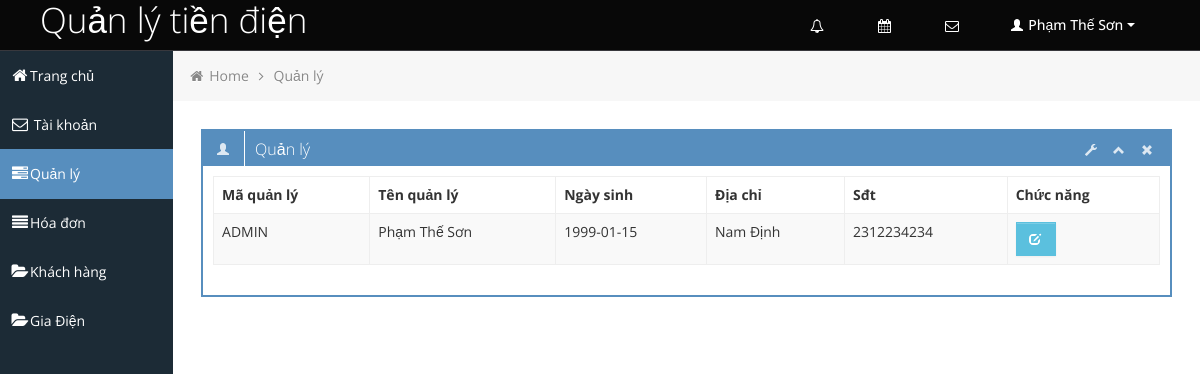
The page /Giaodien/QuanLy/quanly.php (signed in) on the database its author committed.
### tables this page shows
CREATE TABLE `quanly` (
  `MaQL` varchar(20) NOT NULL COMMENT 'Mã quản lý',
  `TenQL` varchar(50) NOT NULL COMMENT 'Tên quản lý',
  `NgaySinh` date NOT NULL COMMENT 'Ngày sinh',
  `DiaChi` varchar(50) NOT NULL COMMENT 'Địa chỉ',
  `SDT` varchar(20) NOT NULL COMMENT 'Số điện thoại'
);

### Giaodien/QuanLy/quanly.php (the view, shortened to what this page needs)
<!DOCTYPE html>
<html lang="en">
<head>
	<link id="bootstrap-style" href="css/bootstrap.min.css" rel="stylesheet">
	<link href="css/bootstrap-responsive.min.css" rel="stylesheet">
	<link id="base-style" href="css/style.css" rel="stylesheet">
	<link id="base-style-responsive" href="css/style-responsive.css" rel="stylesheet">
</head>
<body>
	<div class="navbar">
		<div class="navbar-inner">
			<div class="container-fluid">
				<a class="brand" href="index.html"><span>Quản lý tiền điện</span></a>
				<div class="nav-no-collapse header-nav">
					<ul class="nav pull-right">
						<li class="dropdown hidden-phone">
							<a class="btn dropdown-toggle" data-toggle="dropdown" href="#">
								<i class="icon-bell"></i>
							</a>
						</li>
						<li class="dropdown hidden-phone">
							<a class="btn dropdown-toggle" data-toggle="dropdown" href="#">
								<i class="icon-calendar"></i>
							</a>
						</li>
						<li class="dropdown hidden-phone">
						<a class="btn dropdown-toggle"  onclick="sendmail()"><i class="icon-envelope"></i></a>
						</li>
						<li class="dropdown">
							<a class="btn dropdown-toggle" data-toggle="dropdown" href="#">
								<i class="halflings-icon white user"></i> <?php echo $_SESSION['name']; ?>
								<span class="caret"></span>
							</a>
						</li>
					</ul>
				</div>
			</div>
		</div>
	</div>
		<div class="container-fluid-full">
		<div class="row-fluid">
			<div id="sidebar-left" class="span2">
				<div class="nav-collapse sidebar-nav">
				<ul class="nav nav-tabs nav-stacked main-menu">
						<li><a href="index.php"><i class="icon-home"></i><span class="hidden-tablet">Trang chủ</span></a></li>
						<li><a href="taikhoan.php"><i class="icon-envelope"></i><span class="hidden-tablet"> Tài khoản </span></a></li>
						<li><a href="quanly.php"><i class="icon-tasks"></i><span class="hidden-tablet">Quản lý</span></a></li>
						<li><a href="hoadon.php"><i class="icon-align-justify"></i><span class="hidden-tablet">Hóa đơn</span></a></li>
						<li><a href="khachhang.php"><i class="icon-folder-open"></i><span class="hidden-tablet">Khách hàng</span></a></li>
						<li><a href="trangthaisodien.php"><i class="icon-folder-open"></i><span class="hidden-tablet">Gia Điện</span></a></li>
					</ul>
				</div>
			</div>
			<div id="content" class="span10">
			<ul class="breadcrumb">
				<li>
					<i class="icon-home"></i>
					<a href="index.php">Home</a>
					<i class="icon-angle-right"></i>
				</li>
				<li><a href="quanly.php">Quản lý</a></li>
			</ul>
				<div class="row-fluid sortable">
					<div class="box span12">
						<div class="box-header" data-original-title>
							<h2><i class="halflings-icon white user"></i><span class="break"></span>Quản lý</h2>
							<div class="box-icon">
								<a href="#" class="btn-setting"><i class="halflings-icon white wrench"></i></a>
								<a href="#" class="btn-minimize"><i class="halflings-icon white chevron-up"></i></a>
								<a href="#" class="btn-close"><i class="halflings-icon white remove"></i></a>
							</div>
						</div>
						<div class="box-content">
							<table class="table table-striped table-bordered">
							  <thead>
								  <tr>
									  <th>Mã quản lý</th>
									  <th>Tên quản lý</th>
									  <th>Ngày sinh</th>
									  <th>Địa chỉ</th>
                                      <th>Sđt</th>
                                      <th>Chức năng</th>
								  </tr>
							  </thead>
							  <tbody>
							  <?php
									include '../../connect.php';
									$sql = "SELECT * FROM quanly";
									$result = mysqli_query($connect,$sql);
									if(mysqli_num_rows($result)>0)
									{
										while($row =mysqli_fetch_assoc($result))
										{
								?>
								<tr>
									<td><?php echo $row['MaQL']?></td>
									<td class="center"><?php echo $row['TenQL']?></td>
									<td class="center"><?php echo $row['NgaySinh']?></td>
									<td class="center"><?php echo $row['DiaChi']?></td>
                                    <td class="center"><?php echo $row['SDT']?></td>
									<td class="center">
										<a class="btn btn-info" href="Suaquanly.php?id='<?php echo $row['MaQL']?>'">
											<i class="halflings-icon white edit"></i>
										</a>
                                    </td>
								</tr>
								<?php
										}
									}
									else
									{
										echo('No value!');
									}
								?>
                              </tbody>
                          </table>
						</div>
					</div>
				</div>
	</div>
		</div>
		</div>
</body>
</html>

### Giaodien/QuanLy/css/style-responsive.css (style rules this page uses)
@media (min-width: 1200px) { .container-fluid-full { overflow: hidden; position: relative; height: 100%; } }
@media (min-width: 1200px) { #content { width: 85.578%; padding: 28px; margin: 0px 0px; margin-left: 14.422% !important; } }
@media (min-width: 1200px) { #sidebar-left { background: #1C2B36; margin-left: 0px !important; position: absolute; height: 100%; } }
@media (min-width: 1200px) { .sidebar-nav > ul { margin: 0px; } }

### Giaodien/QuanLy/css/halflings.css (style rules this page uses)
html, html .halflings { -webkit-font-smoothing: antialiased !important; }
.halflings-icon { display: inline-block; width: 14px; height: 14px; line-height: 14px; vertical-align: text-top; background-image: url(../img/glyphicons_halflings.svg); background-position: 0 0; background-repeat: no-repeat; vertical-align: top; *display: inline; *zoom: 1; *margin-right: .3em; }
.halflings-icon.white { background-image: url(../img/glyphicons_halflings-white.svg); }
.halflings-icon.user { background-position: -168px 0; }
.halflings-icon.remove { background-position: -312px 0; }
.halflings-icon.edit { background-position: -96px -72px; }
.halflings-icon.chevron-up { background-position: -288px -120px; }
.halflings-icon.wrench { background-position: -360px -144px; }

### rows shown on the page
quanly: MaQL "ADMIN", TenQL "Phạm Thế Sơn", NgaySinh "1999-01-15", DiaChi "Nam Định", SDT "2312234234"

### other values the page prints
$_SESSION['name'] "Phạm Thế Sơn"
